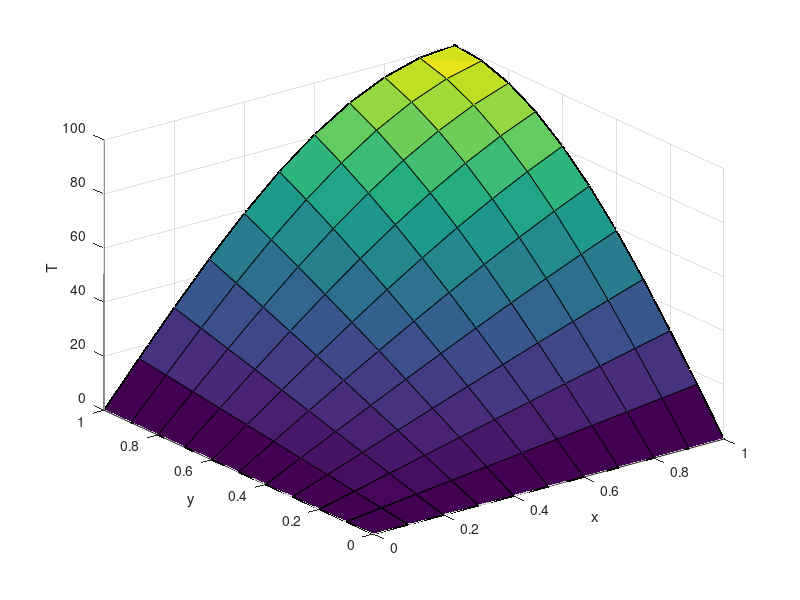

This chart was generated by the following MATLAB code:
clear
close all
clc
alpha=1/4;
dt=0.01;
dx=0.1;
t=1;
x=0:dx:1;y=x;t=0:dt:t;
T=zeros(length(y),length(x),length(t));
[x,y]=meshgrid(x,y);
%ic and bc

for i=1:length(t)
T(size(x,2),:,i)=100*(sin(1.*y(:,end)*pi/2));
T(:,size(y,1),i)=100*(sin(x(end,:).*1*pi/2));
end
T(:,:,1)=100*(sin(x.*y*pi/2));
%pde solve
surf(x,y,T(:,:,1))
hold on
for p=1:length(t)-1
    for m=2:length(x)-1
        for n=2:length(y)-1
            T(n,m,p+1)=(alpha*dt/dx^2)*(T(n,m+1,p)+T(n,m-1,p)+T(n+1,m,p)+T(n-1,m,p))+(1-4*alpha*dt/dx^2)*T(n,m,p);
        end
    end
    surf(x,y,T(:,:,p+1))
end
xlabel('x')
ylabel('y')
zlabel('T')
disp(T)